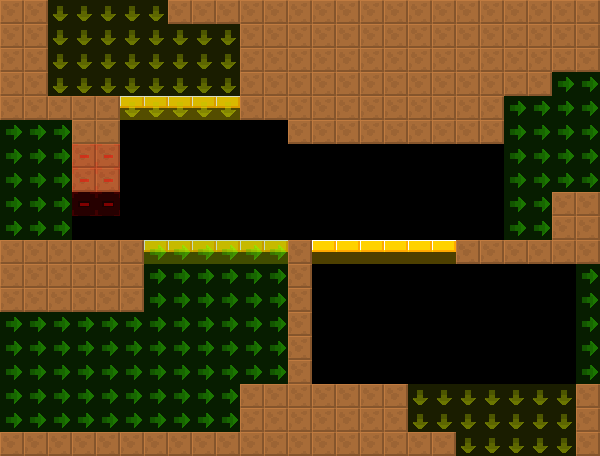

Rendered tile map (Tiled .tmx) drawn with the repository's tilesets; below, a short description and the map source with its tile grids summarised:
An orthogonal 25x19 tile map with 24x24 px tiles, 2 tile layers (col, lnk), 2 tilesets and 6 objects (3x Spikes, 3x RotatingBall).

<map version="1.4" tiledversion="1.4.2" orientation="orthogonal" renderorder="right-down" width="25" height="19" tilewidth="24" tileheight="24" infinite="0" nextlayerid="4" nextobjectid="8">
 <tileset firstgid="6" source="../../lnk.tsx" />
 <tileset firstgid="1" source="../../col.tsx" />
 <layer id="1" name="col" width="25" height="19">
  <data>[475 cells, 187 non-empty, 2 distinct tile ids]</data>
 </layer>
 <layer id="2" name="lnk" width="25" height="19" opacity="0.5">
  <data>[475 cells, 175 non-empty, 3 distinct tile ids]</data>
 </layer>
 <objectgroup id="3" name="markers" opacity="0.5">
  <object id="1" name="Spikes" type="Spikes" x="48" y="24" width="24" height="72">
   <properties>
    <property name="yr" value="0" />
    <property name="xr" value="0" />
   </properties>
  </object>
  <object id="2" name="Spikes" type="Spikes" x="72" y="192" width="48" height="24">
   <properties>
    <property name="yr" value="0" />
    <property name="xr" value="0" />
   </properties>
  </object>
  <object id="3" name="RotatingBall" type="RotatingBall" x="288" y="240" width="24" height="24">
   <properties>
    <property name="yr" value="0" />
    <property name="xr" value="0" />
    <property name="customId" value="2" />
   </properties>
  </object>
  <object id="4" name="RotatingBall" type="RotatingBall" x="480" y="240" width="24" height="24">
   <properties>
    <property name="yr" value="0" />
    <property name="xr" value="0" />
    <property name="customId" value="1" />
   </properties>
  </object>
  <object id="5" name="RotatingBall" type="RotatingBall" x="96" y="264" width="24" height="24">
   <properties>
    <property name="yr" value="0" />
    <property name="xr" value="0" />
    <property name="customId" value="3" />
   </properties>
  </object>
  <object id="6" name="Spikes" type="Spikes" x="312" y="264" width="24" height="120">
   <properties>
    <property name="yr" value="0" />
    <property name="xr" value="0" />
   </properties>
  </object>
 </objectgroup>
</map>
